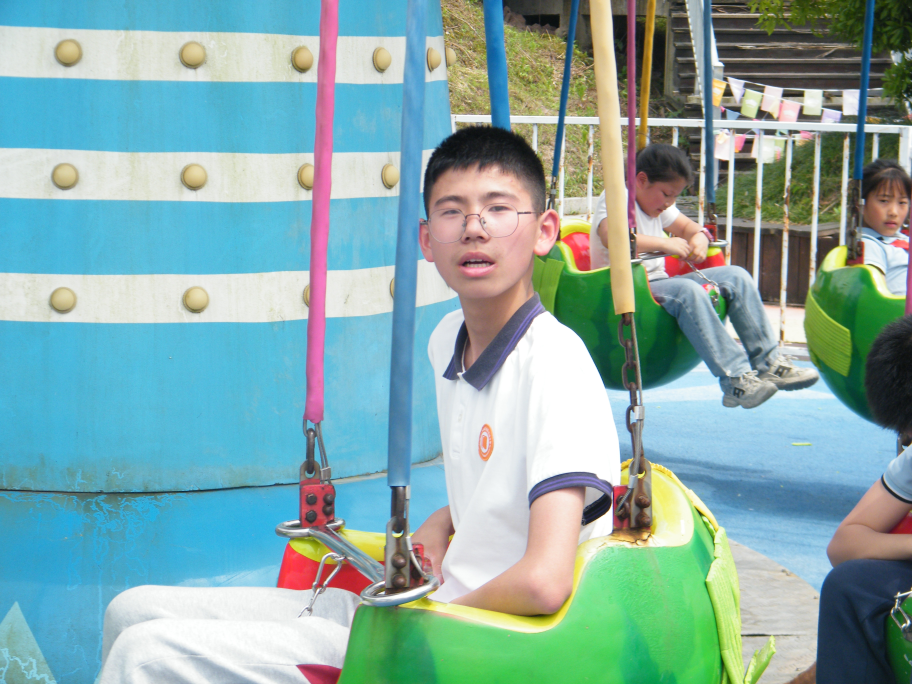
#> input picture img/1.JPG, 3648 x 2736 px (shown at 1/4 size)
$ python build_photos.py ../img/1.JPG
#> lines starting #> are read from the running program, lines starting #| are printed output that depends on the picture
# -*- coding: utf-8 -*-
"""
批量把 img/ 下的原图压成站点可直接读取的 WebP 三档尺寸，
并生成 photos/albums.json 作为全站唯一数据源。

用法:
    py -3 -X utf8 tools/build_photos.py            # 全量
    py -3 -X utf8 tools/build_photos.py --limit 20 # 只跑前 20 张试水
    py -3 -X utf8 tools/build_photos.py --force    # 忽略已有产物重新编码

说明:
    * 全程只看文件路径与 EXIF，不做任何内容判断
    * 自动按 EXIF 方向摆正，并剥离全部元数据（含 GPS）
    * 三档：480 / 1280 / 1920（长边），原图小于该尺寸时自动降档
    * 输出到 photos/<album>/<name>-<width>.webp
"""

import json
import sys
import time
from datetime import datetime
from pathlib import Path

from PIL import Image, ImageOps

Image.MAX_IMAGE_PIXELS = None

ROOT = Path(__file__).resolve().parent.parent
SRC = ROOT / "img"
OUT = ROOT / "photos"

TIERS = [(480, 66), (1280, 72), (1920, 74)]
PHOTO_EXT = {".jpg", ".jpeg", ".png", ".webp", ".bmp", ".tif", ".tiff"}
VIDEO_EXT = {".mp4", ".mov", ".m4v"}

# 目录名 -> (id, 标题)
ALBUMS = [
    ("第二次运动会及之前照片", "sports-day-2", "运动会与日常"),
    ("第二次研学", "study-tour-2", "第二次研学"),
    ("第二届艺术节", "art-festival-2", "第二届艺术节"),
    ("第三次研学", "study-tour-3", "第三次研学"),
    ("第四次研学", "study-tour-4", "第四次研学"),
    ("第五次研学", "study-tour-5", "第五次研学"),
]

SITE_ASSETS = {
    "1.JPG": "carousel-1",
    "2.JPG": "carousel-2",
    "3.JPG": "carousel-3",
    "4.JPG": "carousel-4",
    "5.JPG": "carousel-5",
    "6.JPG": "carousel-6",
    "7.JPG": "carousel-7",
    "background.jpg": "background",
    "background-2.jpg": "background-2",
    "happy-time.png": "happy-time",
    "初中应用照片.png": "app-shot",
}


def log(msg):
    print(msg, flush=True)


# 早于此年份的 EXIF 时间基本是「相机时钟没设」的默认值，不作数
MIN_YEAR = 2018


def plausible(dt):
    if dt is None:
        return False
    return MIN_YEAR <= dt.year <= datetime.now().year + 1


def exif_date(im, path):
    cand = None
    try:
        ex = im.getexif()
        raw = ex.get(36867) or ex.get(306)
        if raw:
            cand = datetime.strptime(
                str(raw)[:19].replace("-", ":"), "%Y:%m:%d %H:%M:%S"
            )
    except Exception:
        pass
    if plausible(cand):
        return cand
    try:
        mtime = datetime.fromtimestamp(path.stat().st_mtime)
        if plausible(mtime):
            return mtime
    except Exception:
        pass
    return None


CACHE_FILE = OUT / ".cache.json"
CACHE = {}


def load_cache():
    global CACHE
    try:
        CACHE = json.loads(CACHE_FILE.read_text("utf-8"))
        if not isinstance(CACHE, dict):
            CACHE = {}
    except Exception:
        CACHE = {}


def save_cache():
    try:
        CACHE_FILE.write_text(
            json.dumps(CACHE, ensure_ascii=False, separators=(",", ":")), "utf-8"
        )
    except Exception:
        pass


def build_one(path, dest_dir, stem, force=False):
    """返回 (widths, out_w, out_h, color, date)"""
    key = path.relative_to(ROOT).as_posix()
    try:
        st = path.stat()
        stamp = "%d:%d" % (int(st.st_mtime), st.st_size)
    except Exception:
        stamp = ""

    # 命中缓存：文件没变且产物齐全，就不再解码原图
    cached = CACHE.get(key)
    if cached and cached.get("s") == stamp and not force:
        targets = cached.get("t") or []
        if targets and all(
            (dest_dir / ("%s-%d.webp" % (stem, t))).exists() for t in targets
        ):
            raw_date = cached.get("d") or ""
            date = None
            if raw_date:
                try:
                    date = datetime.strptime(raw_date, "%Y-%m-%dT%H:%M:%S")
                except Exception:
                    date = None
                # 旧缓存里可能存着「相机时钟没设」的假日期，落回重算
                if not plausible(date):
                    date = "recheck"
            if date != "recheck":
                return targets, cached["w"], cached["h"], cached["c"], date

    try:
        with Image.open(path) as raw:
            date = exif_date(raw, path)

            # JPEG 用 DCT 缩放快速解码（1/2、1/4、1/8），大幅提速
            if path.suffix.lower() in (".jpg", ".jpeg"):
                try:
                    raw.draft("RGB", (1920, 1920))
                except Exception:
                    pass

            im = ImageOps.exif_transpose(raw)
            if im.mode != "RGB":
                im = im.convert("RGB")

            src_w, src_h = im.size

            # 主色（1x1 缩略）
            try:
                color = "#%02x%02x%02x" % im.resize((1, 1), Image.BOX).getpixel((0, 0))
            except Exception:
                color = "#8a8175"

            written = {}
            # 从大到小编码：已存在的大档不重复缩，缺失的档从当前最大结果继续缩
            cur = im
            for width, quality in sorted(TIERS, reverse=True):
                target = min(width, src_w)
                if target in written:
                    continue
                dest = dest_dir / ("%s-%d.webp" % (stem, target))
                need = force or not dest.exists()
                if need:
                    if cur.size[0] > target:
                        cur = cur.resize(
                            (target, max(1, round(cur.size[1] * target / cur.size[0]))),
                            Image.LANCZOS,
                        )
                    try:
                        cur.save(dest, "WEBP", quality=quality, method=3, exact=False)
                    except Exception as exc:
                        log("  ! encode fail %s %s" % (dest.name, exc))
                        continue
                written[target] = dest

            if not written:
                return None

        # 以最大的一档作为该照片的显示尺寸
        widths = sorted(written)
        biggest = widths[-1]
        if biggest >= src_w:
            out_w, out_h = src_w, src_h
        else:
            out_h = max(1, round(src_h * biggest / src_w))
            out_w = biggest

        CACHE[key] = {
            "s": stamp,
            "t": widths,
            "w": out_w,
            "h": out_h,
            "c": color,
            "d": date.strftime("%Y-%m-%dT%H:%M:%S") if date else "",
        }
        return widths, out_w, out_h, color, date
    except Exception as exc:
        log("  ! skip %s (%s)" % (path.name, exc))
        return None


def main():
    force = "--force" in sys.argv
    limit = None
    if "--limit" in sys.argv:
        limit = int(sys.argv[sys.argv.index("--limit") + 1])

    OUT.mkdir(exist_ok=True)
    load_cache()
    started = time.time()

    albums_out = []
    total_photos = 0
    total_bytes = 0

    for dir_name, album_id, title in ALBUMS:
        src_dir = SRC / dir_name
        if not src_dir.is_dir():
            log("[skip album] missing dir: %s" % dir_name)
            continue

        files = sorted(
            p for p in src_dir.iterdir()
            if p.is_file() and p.suffix.lower() in PHOTO_EXT
        )
        videos = sorted(p for p in src_dir.iterdir() if p.is_file() and p.suffix.lower() in VIDEO_EXT)

        dest_dir = OUT / album_id
        dest_dir.mkdir(parents=True, exist_ok=True)

        photos = []
        log("[album] %s  %d photos" % (album_id, len(files)))
        for idx, path in enumerate(files, 1):
            if limit is not None and total_photos >= limit:
                break
            stem = path.stem
            result = build_one(path, dest_dir, stem, force=force)
            if not result:
                continue
            widths, w, h, color, date = result
            photos.append({
                "n": stem,
                "w": w,
                "h": h,
                "c": color,
                "d": date.strftime("%Y-%m-%d") if date else "",
                "t": widths,
            })
            total_photos += 1
            if idx % 10 == 0 or idx == len(files):
                log("    %d/%d  %s" % (idx, len(files), path.name))

        if not photos:
            continue

        # 按拍摄时间排序（无日期的排后面），再按文件名
        photos.sort(key=lambda p: (p["d"] or "9999", p["n"]))

        dates = [p["d"] for p in photos if p["d"]]
        cover = photos[0]
        album_bytes = sum(
            f.stat().st_size for f in dest_dir.iterdir() if f.suffix == ".webp"
        )
        total_bytes += album_bytes
        save_cache()

        albums_out.append({
            "id": album_id,
            "title": title,
            "dir": dir_name,
            "count": len(photos),
            "videos": len(videos),
            "from": min(dates) if dates else "",
            "to": max(dates) if dates else "",
            "cover": cover["n"],
            "bytes": album_bytes,
            "photos": photos,
        })
#> pass 2 of the loop in main, `for dir_name, album_id, title in ALBUMS:`:
#> pass 3 of the loop in main, `for dir_name, album_id, title in ALBUMS:`:
#> the loop made 6 passes; the first 3 are shown

    # 站点主视觉 / 轮播图
    site = {}
    site_dir = OUT / "_site"
    site_dir.mkdir(parents=True, exist_ok=True)
    for filename, slug in SITE_ASSETS.items():
        path = SRC / filename
        if not path.is_file():
            log("[skip site] missing %s" % filename)
            continue
        result = build_one(path, site_dir, slug, force=force)
#> in build_one, raw is the input picture: PIL image 3648x2736 RGB; mean R, G, B 134.2, 170, 168.3
#> in exif_date, `raw = ex.get(36867) or ex.get(306)`: raw = '2024:05:10 13:39:27'
#> in build_one, `color = "#%02x%02x%02x" % im.resize((1, 1), Image.BOX).getpixel((0, 0))`: color = '#86aaa8'
#> the loop in build_one, `for width, quality in sorted(TIERS, reverse=True):` made 3 passes
#> pass 3, in build_one, `cur = cur.resize( (target, max(1, round(cur.size[1] * target / cur.siz..`:
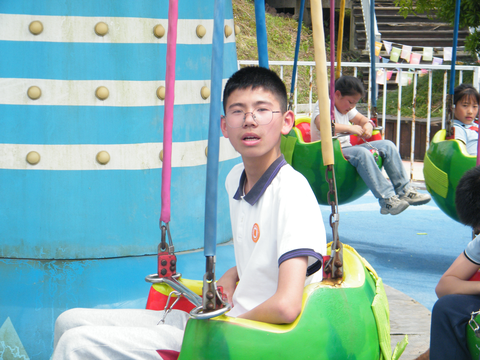
#> cur: PIL image 480x360 RGB; mean R, G, B 134.2, 170, 168.3
#> after the loop in build_one, `for width, quality in sorted(TIERS, reverse=True):`: written = 3 items
#> in build_one, `widths = sorted(written)`: widths = [480, 1280, 1920]
#> in build_one, `biggest = widths[-1]`: biggest = 1920
#> in build_one, `out_h = max(1, round(src_h * biggest / src_w))`: out_h = 1440
#> in build_one, `out_w = biggest`: out_w = 1920
#> result = 5 items
        if result:
            widths, w, h, color, _ = result
#> widths = [480, 1280, 1920]; w = 1920; h = 1440; color = '#86aaa8'
            site[slug] = {"w": w, "h": h, "c": color, "t": widths}
            log("[site] %s -> %s" % (filename, slug))
#> pass 2 of the loop in main, `for filename, slug in SITE_ASSETS.items():`:
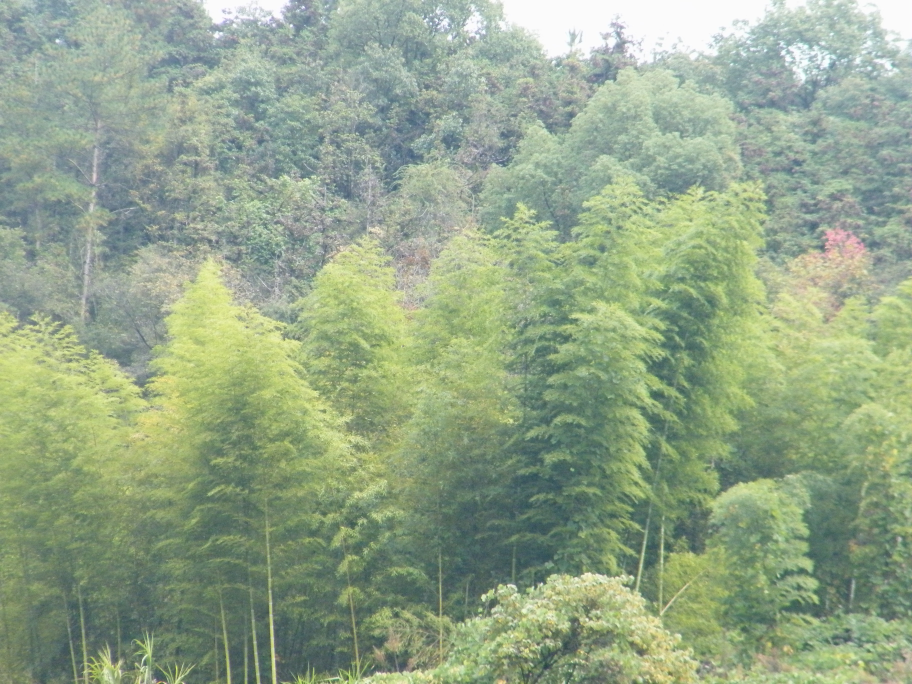
#> input picture img/2.JPG, 3648 x 2736 px (shown at 1/4 size)
#> in build_one, raw is the input picture: PIL image 3648x2736 RGB; mean R, G, B 147.4, 165.4, 137.4
#> in build_one (call 2), `color = "#%02x%02x%02x" % im.resize((1, 1), Image.BOX).getpixel((0, 0))`: color = '#93a589'
#> the loop in build_one (call 2), `for width, quality in sorted(TIERS, reverse=True):` made 3 passes
#> pass 3, in build_one (call 2), `cur = cur.resize( (target, max(1, round(cur.size[1] * target / cur.siz..`:
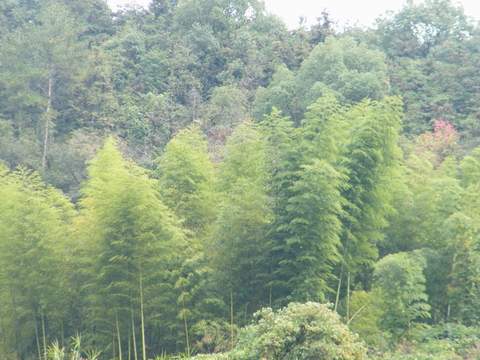
#> cur: PIL image 480x360 RGB; mean R, G, B 147.4, 165.4, 137.4
#> pass 3 of the loop in main, `for filename, slug in SITE_ASSETS.items():`:
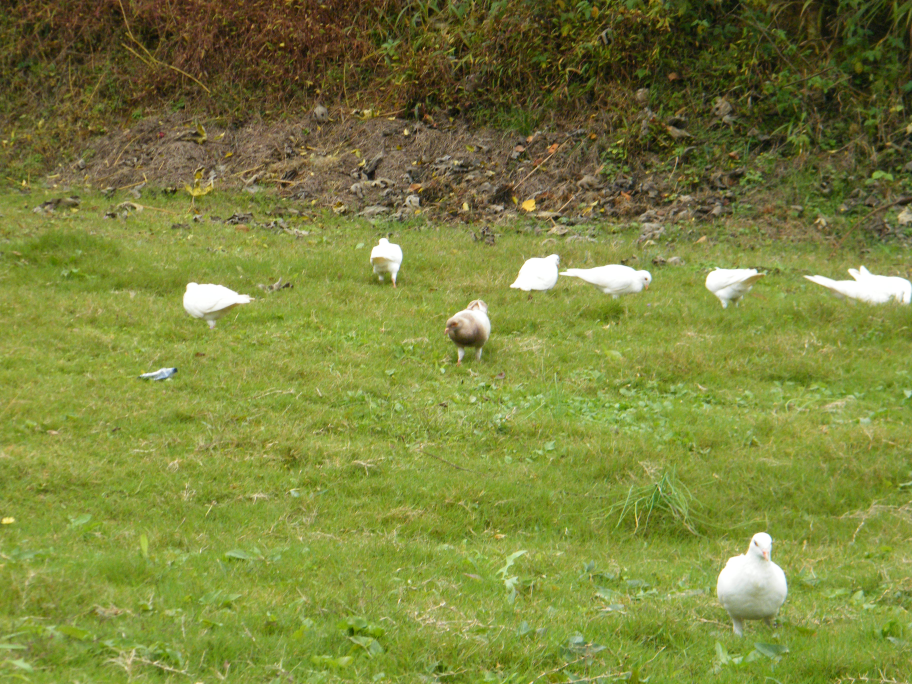
#> input picture img/3.JPG, 3648 x 2736 px (shown at 1/4 size)
#> in build_one, raw is the input picture: PIL image 3648x2736 RGB; mean R, G, B 123.1, 131.5, 60.2
#> in build_one (call 3), `color = "#%02x%02x%02x" % im.resize((1, 1), Image.BOX).getpixel((0, 0))`: color = '#7b843c'
#> the loop in build_one (call 3), `for width, quality in sorted(TIERS, reverse=True):` made 3 passes
#> pass 3, in build_one (call 3), `cur = cur.resize( (target, max(1, round(cur.size[1] * target / cur.siz..`:
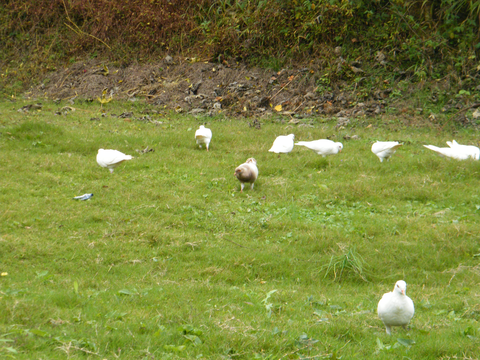
#> cur: PIL image 480x360 RGB; mean R, G, B 123.1, 131.5, 60.2
#> the loop made 11 passes; the first 3 are shown

    # 加载动画是动图，直接复制
    gif = SRC / "loading10.gif"
    if gif.is_file():
        import shutil
        shutil.copy2(gif, site_dir / "loading10.gif")

    save_cache()

    payload = {
        "generated": datetime.now().strftime("%Y-%m-%d %H:%M"),
        "tiers": [t[0] for t in TIERS],
        "total": total_photos,
        "albums": albums_out,
        "site": site,
    }
    manifest = OUT / "albums.json"
    body = json.dumps(payload, ensure_ascii=False, separators=(",", ":"))
    manifest.write_text(body, encoding="utf-8")

    # 同步输出一份 <script> 版，file:// 直接双击打开也能读到数据
    (OUT / "albums.js").write_text(
        "window.ALBUMS_DATA=" + body + ";\n", encoding="utf-8")

    elapsed = time.time() - started
    log("")
    log("done: %d photos, %.1f MB of webp, %d albums, %.1fs" % (
        total_photos, total_bytes / 1048576, len(albums_out), elapsed))
    log("manifest: %s (%.1f KB)" % (manifest, manifest.stat().st_size / 1024))


if __name__ == "__main__":
    main()
